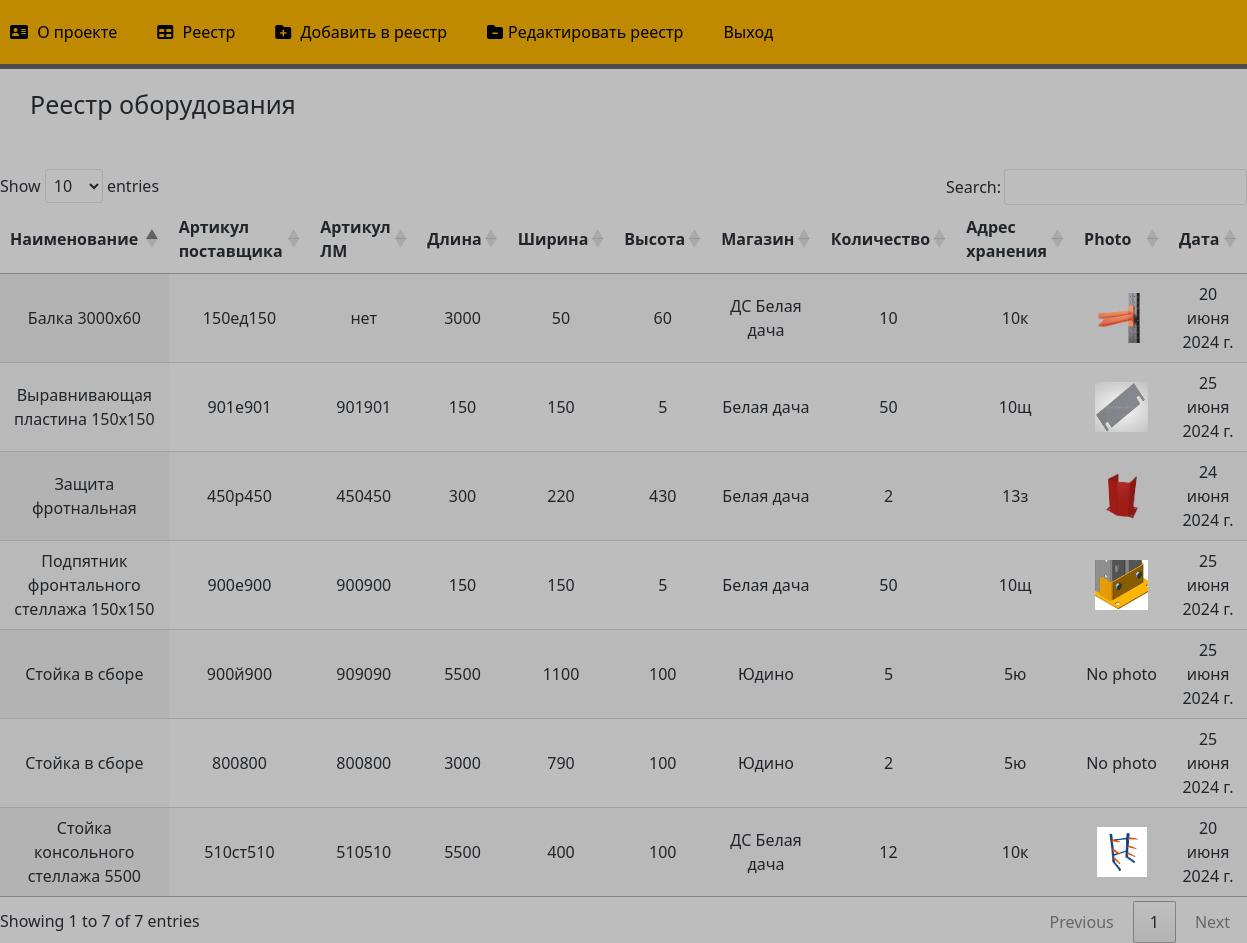
Page / (signed in) on the earlier database version.
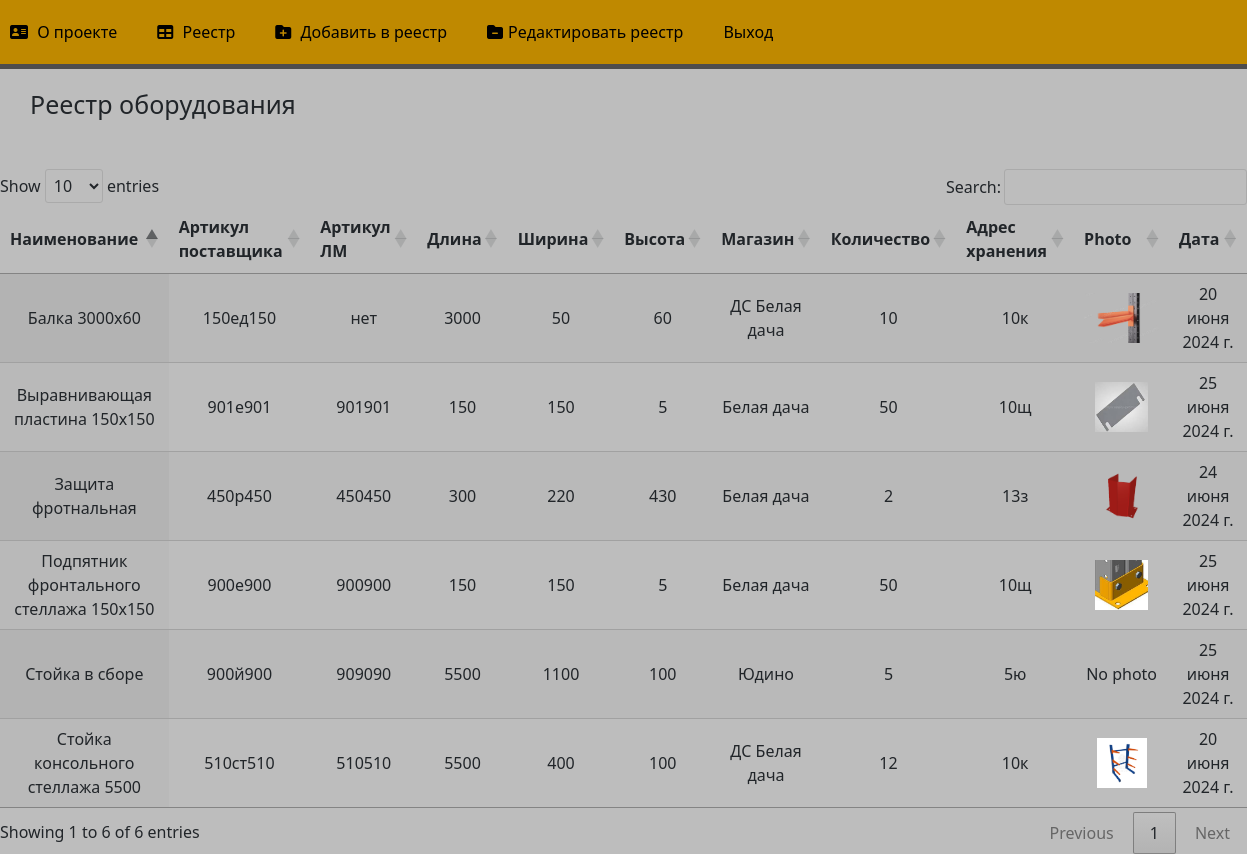
Same page on the later database version.
### main/models.py (models this page shows, shortened)
class Equipment(models.Model):
    title = models.CharField('Наименование', max_length=250)
    article = models.CharField('Артикул поставщика', max_length=250)
    lm_article = models.CharField('Артикул ЛМ', max_length=250)
    length = models.IntegerField('Длина')
    width = models.IntegerField('Ширина')
    depth = models.IntegerField('Высота')
    shop = models.CharField('Магазин', max_length=250)
    amount = models.IntegerField('Количество')
    address = models.CharField('Адрес хранения', max_length=250)
    image = models.ImageField(upload_to='image', blank=True, null=True)
    date = models.DateField('Дата')
    class Meta:
        verbose_name = 'Запись в реестр'
        verbose_name_plural = 'Реестр оборудования'

### main/views.py (the view)
# urls.py: path('', views.index, name='register'),
def index(request):
    register = Equipment.objects.all()
    return render(request, 'main/index.html', {'register': register})

### main/templates/main/index.html (shortened to what this page needs)
{% extends 'main/layout.html' %}
{% block content %}
    <div class="features">
        <h1>Реестр оборудования</h1>
            {% if register %}
            <table id="equipmentTable" class="display">
                <thead>
                    <tr>
                        <th>Наименование</th>
                        <th>Артикул поставщика</th>
                        <th>Артикул ЛМ</th>
                        <th>Длина</th>
                        <th>Ширина</th>
                        <th>Высота</th>
                        <th>Магазин</th>
                        <th>Количество</th>
                        <th>Адрес хранения</th>
                        <th>Photo</th>
                        <th>Дата</th>
                    </tr>
                </thead>
                <tbody>
                    {% for record in register %}
                    <tr>
                        <td>{{ record.title }}</td>
                        <td>{{ record.article }}</td>
                        <td>{{ record.lm_article }}</td>
                        <td>{{ record.length }}</td>
                        <td>{{ record.width }}</td>
                        <td>{{ record.depth }}</td>
                        <td>{{ record.shop }}</td>
                        <td>{{ record.amount }}</td>
                        <td>{{ record.address }}</td>
                        <td>
                            {% if record.image %}
                            <img src="{{ record.image.url }}" alt="{{ record.title }}" style="width=50" height="50">
                            {% else %}
                            No photo
                            {% endif %}
                        </td>
                        <td>{{ record.date }}</td>
                    </tr>
                    {% endfor %}
                </tbody>
            </table>
        {% else %}
        <p>В реестре нет записей</p>
        {% endif %}
    </div>
{% endblock %}

Differences in the rows shown:
removed Equipment: title "Стойка в сборе", article "800800", lm_article "800800", length "3000", width "790", depth "100", shop "Юдино", amount "2", address "5ю", image "No photo", date "25 июня 2024 г."
Other differences:
text written by a page script: "Show entries Search: Showing 1 to 7 of 7 entries Previous 1 Next" → "Show entries Search: Showing 1 to 6 of 6 entries Previous 1 Next"
